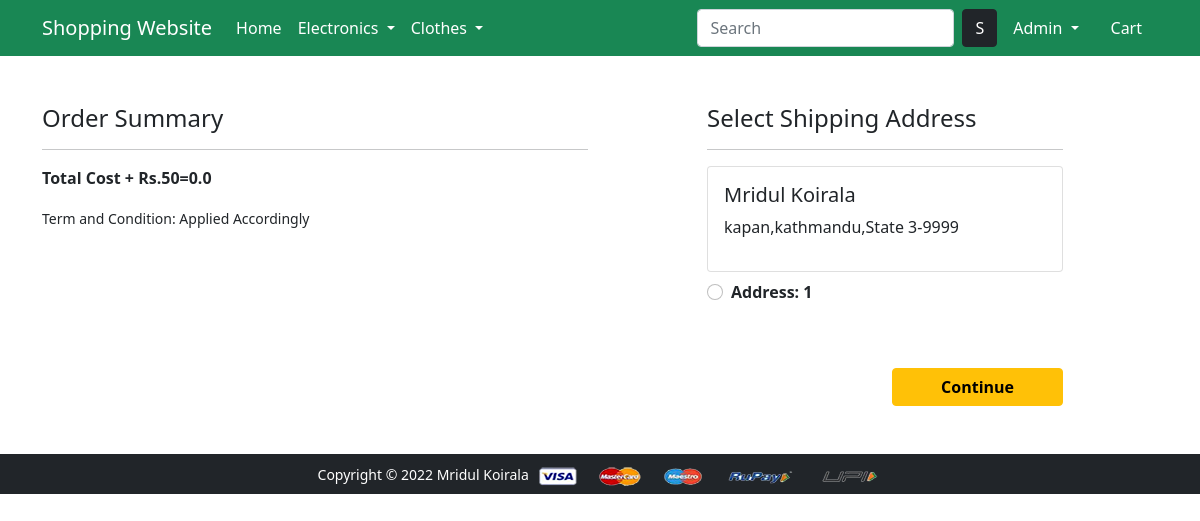
Before: /checkout/ (signed in) with the older database file.
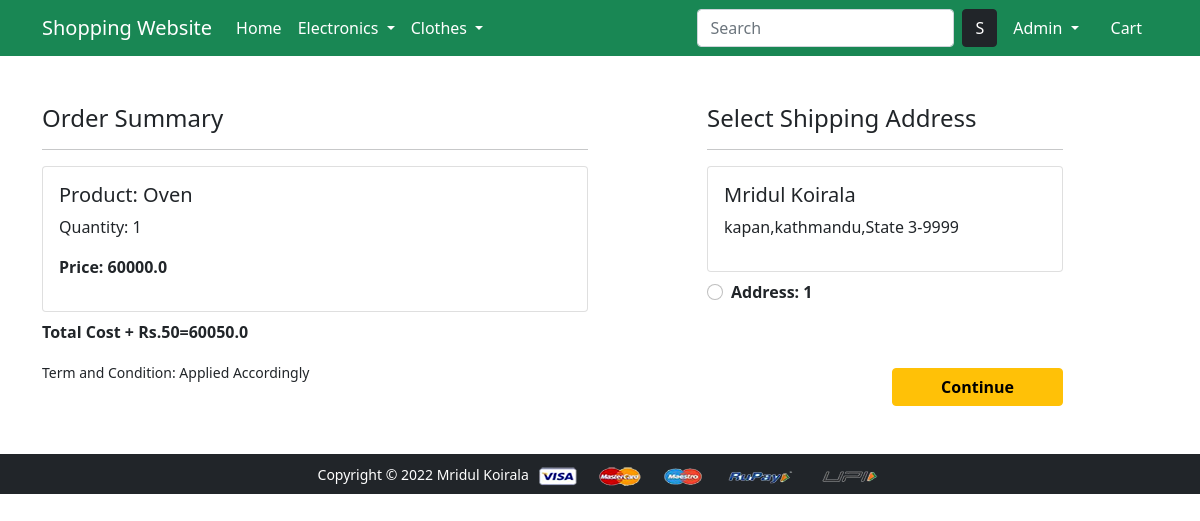
After: the same page with the newer database file.
### app/models.py (models this page shows, shortened)
class Customer(models.Model):
    user = models.ForeignKey(User, on_delete=models.CASCADE)
    name = models.CharField(max_length=200)
    locality = models.CharField(max_length=200)
    city = models.CharField(max_length=50)
    zipcode = models.IntegerField()
    state = models.CharField(choices=STATE_CHOICES, max_length=50)

class Cart(models.Model):
    user = models.ForeignKey(User, on_delete=models.CASCADE)
    product = models.ForeignKey(Product, on_delete=models.CASCADE)
    quantity = models.PositiveIntegerField(default=1)
    @property
    def total_cost(self):
        return self.quantity * self.product.discounted_price

class Product(models.Model):
    title = models.CharField(max_length=100)
    selling_price = models.FloatField()
    discounted_price = models.FloatField()
    description = models.TextField()
    brand = models.CharField(max_length=100)
    category = models.CharField(choices=CATEGORY_CHOICES, max_length=2)
    product_image = models.ImageField(upload_to='productimg')

### app/views.py (the view)
# urls.py: path('checkout/', views.checkout, name='checkout'),
@login_required
def checkout(request):
    user = request.user
    add = Customer.objects.filter(user=user)
    cart_items = Cart.objects.filter(user=user)
    amount = 0.0
    shipping_amount = 50.0
    totalamount = 0.0
    cart_product = [p for p in Cart.objects.all() if p.user ==request.user]
    if cart_product:
        for p in cart_product:
            tempamount = (p.quantity * p.product.discounted_price)
            amount += tempamount
        totalamount = amount + shipping_amount
    return render(request, 'app/checkout.html',{'add':add,'totalamount':totalamount,'cart_items':cart_items})

### app/templates/app/checkout.html (shortened to what this page needs)
{% extends 'app/base.html' %}
{% load static %}
{% block main-content %}
<div class="container">
 <div class="row mt-5">
  <div class="col-sm-6">
    <h4>Order Summary</h4>
    <hr>
    {% for item in cart_items %}
      <div class="card mb-2">
        <div class="card-body">
          <h5>Product: {{item.product.title}}</h5>
          <p>Quantity: {{item.quantity}}</p>
          <p class="fw-bold">Price: {{item.total_cost}} </p>
        </div>
      </div>
      {% endfor %}
      <p class="fw-bold">Total Cost + Rs.50={{totalamount}}</p>
    <small>Term and Condition: Applied Accordingly</small>
  </div>
  <div class="col-sm-4 offset-sm-1">
    <h4>Select Shipping Address</h4>
    <hr>
    <form action="/paymentdone">
      {% for ad in add %}
      <div class="card">
        <div class="card-body">
        <h5>{{ad.name}}</h5>
        <p>{{ad.locality}},{{ad.city}},{{ad.state}}-{{ad.zipcode}}</p>
        </div>
      </div>
        <div class="form-check mt-2 mb-5">
          <input class="form-check-input" type="radio" name="custid" id="custadd{{forloop.counter}}" value="{{ad.id}}">
          <label class="form-check-label fw-bold" for="custadd{{forloop.counter}}">
            Address: {{forloop.counter}} </label>
        </div>
        {% endfor %}
        <div class="text-end">
          <button type="submit" class="btn btn-warning mt-3 px-5 fw-bold">Continue</button>
        </div>
      </form>
    </div>
  </div>
</div>
{% endblock main-content %}

Changed rows visible on the page:
added Cart: product "Oven", quantity "1", total_cost "60000.0"
Other visible differences:
{{ totalamount }}: "0.0" → "60050.0"
